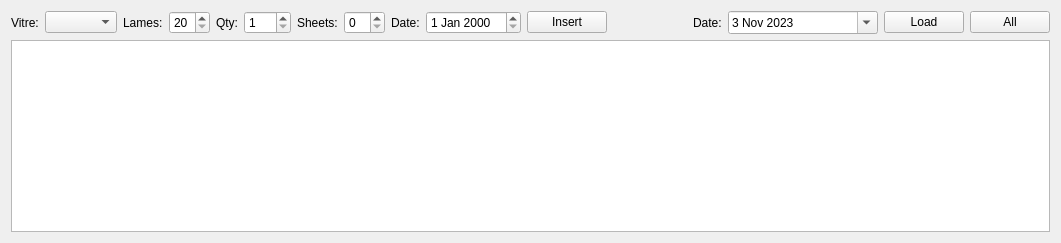
          <widget class="QWidget" name="tab_30">
           <attribute name="title">
            <string>Transformation</string>
           </attribute>
           <layout class="QGridLayout" name="gridLayout_36">
            <item row="0" column="0">
             <layout class="QVBoxLayout" name="verticalLayout_42">
              <item>
               <layout class="QHBoxLayout" name="horizontalLayout_62">
                <item>
                 <layout class="QHBoxLayout" name="horizontalLayout_63">
                  <item>
                   <widget class="QLabel" name="label_87">
                    <property name="text">
                     <string>Vitre:</string>
                    </property>
                   </widget>
                  </item>
                  <item>
                   <widget class="QComboBox" name="cmb_lames_vitre_2"/>
                  </item>
                  <item>
                   <widget class="QLabel" name="label_100">
                    <property name="text">
                     <string>Lames:</string>
                    </property>
                   </widget>
                  </item>
                  <item>
                   <widget class="QSpinBox" name="spb_Lames_L_2">
                    <property name="minimum">
                     <number>20</number>
                    </property>
                    <property name="maximum">
                     <number>42</number>
                    </property>
                    <property name="singleStep">
                     <number>2</number>
                    </property>
                   </widget>
                  </item>
                  <item>
                   <widget class="QLabel" name="label_101">
                    <property name="text">
                     <string>Qty:</string>
                    </property>
                   </widget>
                  </item>
                  <item>
                   <widget class="QSpinBox" name="spb_Lames_qty_2">
                    <property name="minimum">
                     <number>1</number>
                    </property>
                    <property name="maximum">
                     <number>500</number>
                    </property>
                   </widget>
                  </item>
                  <item>
                   <widget class="QLabel" name="label_103">
                    <property name="text">
                     <string>Sheets:</string>
                    </property>
                   </widget>
                  </item>
                  <item>
                   <widget class="QSpinBox" name="spb_Lames_sheets_2"/>
                  </item>
                  <item>
                   <widget class="QLabel" name="label_16">
                    <property name="text">
                     <string>Date:</string>
                    </property>
                   </widget>
                  </item>
                  <item>
                   <widget class="QDateEdit" name="dateEdit_lames_date_2"/>
                  </item>
                  <item>
                   <widget class="QPushButton" name="pushButton_55">
                    <property name="text">
                     <string>Insert</string>
                    </property>
                   </widget>
                  </item>
                  <item>
                   <spacer name="horizontalSpacer_38">
                    <property name="orientation">
                     <enum>Qt::Horizontal</enum>
                    </property>
                    <property name="sizeHint" stdset="0">
                     <size>
                      <width>40</width>
                      <height>20</height>
                     </size>
                    </property>
                   </spacer>
                  </item>
                 </layout>
                </item>
                <item>
                 <layout class="QHBoxLayout" name="horizontalLayout_64">
                  <item>
                   <spacer name="horizontalSpacer_39">
                    <property name="orientation">
                     <enum>Qt::Horizontal</enum>
                    </property>
                    <property name="sizeHint" stdset="0">
                     <size>
                      <width>40</width>
                      <height>20</height>
                     </size>
                    </property>
                   </spacer>
                  </item>
                  <item>
                   <widget class="QLabel" name="label_102">
                    <property name="text">
                     <string>Date:</string>
                    </property>
                   </widget>
                  </item>
                  <item>
                   <widget class="QDateEdit" name="date_livre_3">
                    <property name="minimumSize">
                     <size>
                      <width>150</width>
                      <height>0</height>
                     </size>
                    </property>
                    <property name="dateTime">
                     <datetime>
                      <hour>4</hour>
                      <minute>0</minute>
                      <second>0</second>
                      <year>2023</year>
                      <month>11</month>
                      <day>3</day>
                     </datetime>
                    </property>
                    <property name="calendarPopup">
                     <bool>true</bool>
                    </property>
                   </widget>
                  </item>
                  <item>
                   <widget class="QPushButton" name="pushButton_56">
                    <property name="text">
                     <string>Load</string>
                    </property>
                   </widget>
                  </item>
                  <item>
                   <widget class="QPushButton" name="pushButton_57">
                    <property name="text">
                     <string>All</string>
                    </property>
                   </widget>
                  </item>
                 </layout>
                </item>
               </layout>
              </item>
              <item>
               <widget class="QTableView" name="tableView_lams_transf"/>
              </item>
             </layout>
            </item>
           </layout>
          </widget>
